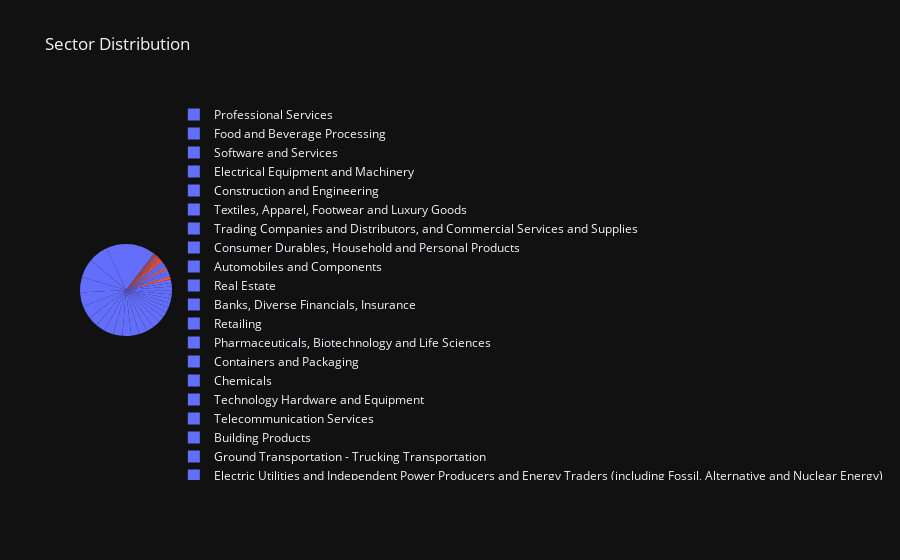

Notebook code cell kept with this figure:
### Code cell
# Group data by sector and region, then count occurrences
df_grouped = df.groupby(["sector", "region_source"]).size().reset_index(name="count")

# Create pie chart
fig = px.pie(
    df_grouped,
    names="sector",
    values="count",
    title="Sector Distribution",
    color="region_source"  # Color sectors based on region
)

# Hide labels on slices but keep hover labels with percentage & region
fig.update_traces(textinfo="none", hovertemplate="%{label} (%{customdata}): %{value} (%{percent})")

# Add custom hover data (region)
fig.update_traces(customdata=df_grouped["region_source"])

# Show interactive chart
fig.show()

### Figure 1 — Plotly figure (JSON) as saved in the notebook; plotly's stock layout.template omitted (floating-point values rounded to 4 significant figures; data arrays with more than 128 entries replaced by an {"elided": "..."} marker saying what was removed)
{"data": [{"customdata": {"elided": "135 str values"}, "domain": {"x": [0.0, 1.0], "y": [0.0, 1.0]}, "hovertemplate": "%{label} (%{customdata}): %{value} (%{percent})", "labels": {"elided": "135 str values"}, "legendgroup": "", "marker": {"colors": {"elided": "135 str values"}}, "name": "", "showlegend": true, "values": {"elided": "135 int values"}, "type": "pie", "textinfo": "none"}], "layout": {"legend": {"tracegroupgap": 0}, "title": {"text": "Sector Distribution"}}}
